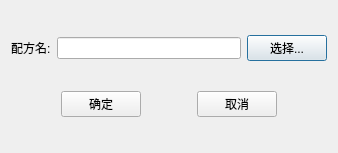
<?xml version="1.0" encoding="UTF-8"?>
<ui version="4.0">
 <class>CSetRecipeNameDialog</class>
 <widget class="QDialog" name="CSetRecipeNameDialog">
  <property name="geometry">
   <rect>
    <x>0</x>
    <y>0</y>
    <width>338</width>
    <height>153</height>
   </rect>
  </property>
  <property name="windowTitle">
   <string>多单元格设置配方</string>
  </property>
  <layout class="QVBoxLayout" name="verticalLayout">
   <item>
    <layout class="QHBoxLayout" name="horizontalLayout">
     <item>
      <widget class="QLabel" name="label">
       <property name="text">
        <string>配方名:</string>
       </property>
       <property name="buddy">
        <cstring>lineeditRecipeName</cstring>
       </property>
      </widget>
     </item>
     <item>
      <widget class="QLineEdit" name="lineeditRecipeName">
       <property name="readOnly">
        <bool>true</bool>
       </property>
      </widget>
     </item>
     <item>
      <widget class="QPushButton" name="pushbuttonSelectRecipe">
       <property name="text">
        <string>选择...</string>
       </property>
      </widget>
     </item>
    </layout>
   </item>
   <item>
    <layout class="QHBoxLayout" name="horizontalLayout_2">
     <item>
      <spacer name="horizontalSpacer">
       <property name="orientation">
        <enum>Qt::Horizontal</enum>
       </property>
       <property name="sizeHint" stdset="0">
        <size>
         <width>40</width>
         <height>20</height>
        </size>
       </property>
      </spacer>
     </item>
     <item>
      <widget class="QPushButton" name="pushbuttonOk">
       <property name="text">
        <string>确定</string>
       </property>
      </widget>
     </item>
     <item>
      <spacer name="horizontalSpacer_3">
       <property name="orientation">
        <enum>Qt::Horizontal</enum>
       </property>
       <property name="sizeHint" stdset="0">
        <size>
         <width>40</width>
         <height>20</height>
        </size>
       </property>
      </spacer>
     </item>
     <item>
      <widget class="QPushButton" name="pushbuttonCancel">
       <property name="text">
        <string>取消</string>
       </property>
      </widget>
     </item>
     <item>
      <spacer name="horizontalSpacer_2">
       <property name="orientation">
        <enum>Qt::Horizontal</enum>
       </property>
       <property name="sizeHint" stdset="0">
        <size>
         <width>40</width>
         <height>20</height>
        </size>
       </property>
      </spacer>
     </item>
    </layout>
   </item>
  </layout>
 </widget>
 <resources/>
 <connections/>
</ui>
